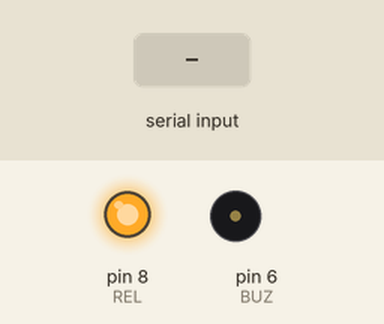
The sketch below on a simulated Arduino Uno, built with avr-gcc and run on an emulated ATmega328P. Shown: output pins drawn as LEDs (lit = HIGH), buzzer (waves = sounding, pin HIGH). Inputs (shaded band) come from the test bench.

Above: at 1.2 s.
1.3 s: "ledOn\n" received over the second serial link
At 2.5 s:
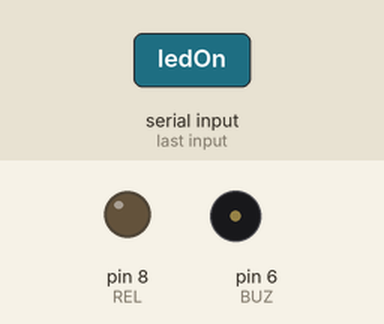
2.8 s: "ledOff\n" received over the second serial link
At 3.9 s:
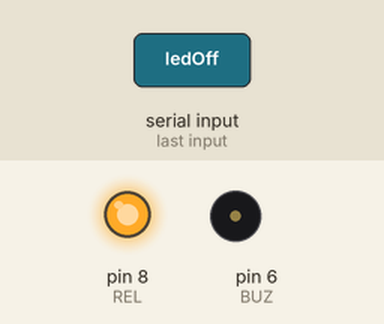
Timing chart, 0 to 5.8 s (numbered marks = the images above; inputs shaded):
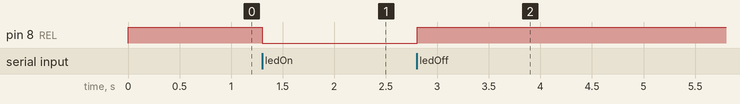

The sketch:

rx_model.ino
```cpp
#include <SoftwareSerial.h>
#define REL 8
#define BUZ 6
//#define s Serial

SoftwareSerial s(10, 11); // RX, TX

void setup() {
  s.begin(9600);
  s.setTimeout(40);
  pinMode(REL, OUTPUT);
  pinMode(BUZ, OUTPUT);
  digitalWrite(REL, HIGH);


}
void loop() {
  if (s.available()) {
    String command = s.readStringUntil('\n');
    command.trim();
    if (command == "ledOn") {
      s.println(0);
      digitalWrite(REL, LOW);
    } else if (command == "ledOff") {
      s.println(0);
      digitalWrite(REL, HIGH);
    } else if (command == "getStatus") {
      if (!digitalRead(REL)) {
        s.println("on");
      } else {
        s.println("off");
      }
    } else {
      s.println(1);

    }
  }
}
```

Measured:
- after the input at 1.3 s, pin 8 (REL): HIGH → LOW at once
- after the input at 2.8 s, pin 8 (REL): LOW → HIGH at once
